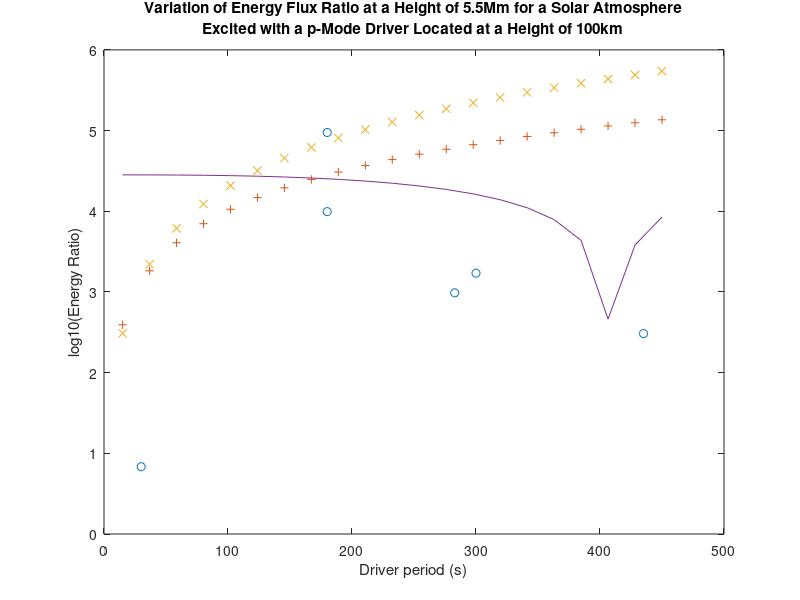

The MATLAB script that drew this image:
%Totall flux in corona, transition and chrmosphere


%first index is period column is mode
cefluxcoronaavg=zeros(6,4);
cefluxtranavg=zeros(6,4);
cefluxchromavg=zeros(6,4);

%20,42,90,117
cef0p5Mm=zeros(6,4);  %11
cef1Mm=zeros(6,4);  %20
cef2Mm=zeros(6,4);  %42
cef4Mm=zeros(6,4);  %90
cef5p5Mm=zeros(6,4); %117

%data for (1,1) (1,2) (1,3) (2,3) (2,2) (3,3)
cef0p5Mm180=zeros(6);  %11
cef1Mm180=zeros(6);  %20
cef2Mm180=zeros(6);  %42
cef4Mm180=zeros(6);  %90
cef5p5Mm180=zeros(6); %117

%data for (1,1) (1,2) (1,3) (2,3) (2,2) (3,3)
cef0p5Mm300=zeros(10);  %11
cef1Mm300=zeros(10);  %20
cef2Mm300=zeros(10);  %42
cef4Mm300=zeros(10);  %90
cef5p5Mm300=zeros(10); %117






%arrays storing flux values for (1,1) (2,2) (3,3) normal modes
% periods(471.4, 235.7, 157.1 )
%first index is period column is mode
cefluxcoronaavgnd=zeros(1,3);
cefluxtranavgnd=zeros(1,3);
cefluxchromavgnd=zeros(1,3);



periodvalues=zeros(6,4);
freqvalues=zeros(6,4);
mode=zeros(4);

mode=[0 1 2 3];

%period values for different modes
%periodvalues=zeros(5,4);
periodvalues(:,1)=[30;300; 180; 435.1;179.98;282.84];  %0,0 mode
periodvalues(:,2)=[30;300;180;307.1;127.27;200.0];    %0,1 mode
periodvalues(:,3)=[30;300;180;205.1;84.84;133.33];   %0,2 mode
periodvalues(:,4)=[30;300;180;153.8;63.63;100.0];   %0,3 mode



freqvalues=2*pi./periodvalues;
freqvalues=freqvalues.*1000;
f1=freqvalues(:,1);
f2=freqvalues(:,2);
f3=freqvalues(:,3);
f4=freqvalues(:,4);


ceflab=['(0,0)','(0,1)','(0,2)','(0,3)','(1,1)','(1,2)','(1,3)','(2,2)','(2,3)','(3,3)'];

cef0p5Mm300=[7.8627e+05;9.4665e+05;1.4013e+06;1.8439e+06;41.0837;2.7834e+05;2.0186e+05;3.0588e+05;1.6184e+05;1.1933e+05];
cef1Mm300=[2.05e5;9.4785e4;8.1059e4;  6.6236e4;   9.3142;   7.0552e+04;   5.4331e+04;   8.0308e+04;   3.7678e+04;   2.4296e+04];
cef2Mm300=[ 6.4033e3;832.4453;695.0993;  717.814;   0.0651;   443.8297;   455.0662;   633.2247;   278.7788;   146.0121];
cef4Mm300=[1.7107e3;3.928;7.7937;  0.6015;   4.0808e-05;   0.2284;   0.0444;   0.4541;   0.0402;  0.0086];
cef5p5Mm300=[879.9814;1.2362;5.8724;  0.392;  4.4162e-06;  0.0802;   0.0182;   0.5322;   0.0335;   0.0059];

cef0p5Mm180=[4.7752e+06;1.7588e+06;2.0219e+06;2.3510e+06;42.8108;3.1375e+05;2.3044e+05;2.3873e+05;1.8346e+05;1.4053e+05];
cef1Mm180=[3.4511e6;2.7138e5;1.3882e5;  8.2435e4;   17.4344;   1.0452e+05;   6.8235e+04;   7.2901e+04;   5.0125e+04;   3.0982e+04];
cef2Mm180=[2.2871e5;1.0268e3;718.7246;  327.9077;   0.0479;   379.9578;   248.6611;   253.8807;   155.2162;  85.3845];
cef4Mm180=[9.4697e4;57.5391;122.6795;  7.3686;   1.9398e-04;   0.9641;   0.1123;   3.7825;   0.3934;   0.0277];
cef5p5Mm180=[4.9497e4;19.9496;83.8924;  4.2801;   2.3758e-05;   0.4096;   0.0801;   4.2069;   0.3127;   0.0376];



%periodvalues(:,1)=[30;300; 180; 435.1;179.98;282.84];

%(0,0) mode
cefluxcoronaavg(:,1)=[542.5186; 1.4353e5; 7.832e6 ;2.6811e4 ; 7.8956e6; 7.9381e4];
cefluxtranavg(:,1)=[5.0191e4; 3.7837e7;1.6758e9  ;2.1546e7 ; 9.0611e7;  1.1122e7];
cefluxchromavg(:,1)=[2.9484e5; -1.0457e7;5.9853e7  ;-8.7572e6 ; 1.2814e7; -4.8432e6];

%20,42,90,117
cef0p5Mm(:,1)=[6.4581e+04 ;7.8627e+05 ;4.7752e+06  ;5.1295e+04 ; 3.8047e+06; 5.2858e+05 ];
cef1Mm(:,1)=[860.1025 ;2.05e5 ;3.4511e6  ;9.9591e4 ; 6.2586e6; 1.0498e5 ];
cef2Mm(:,1)=[11.1565 ; 6.4033e3; 2.2871e5  ;2.2365e3 ; 1.7128e4; 2.118e3 ];
cef4Mm(:,1)=[6.8201 ; 1.7107e3; 9.4697e4  ;304.8928 ; 9.8941e3; 975.1936 ];
cef5p5Mm(:,1)=[3.5777; 879.9814;4.9497e4  ; 161.4294; 5.1971e3; 517.0635 ];







%(0,1) mode
cefluxcoronaavg(:,2)=[14.5618 ;1.5449e3 ;8.4186e3 ;1.5714e3 ;1.2199e4 ;6.0716e3 ];
cefluxtranavg(:,2)=[ 3.7958e3 ;6.1873e6 ;5.3804e6 ;9.2829e6 ; 4.3103e6; 4.1602e6];
cefluxchromavg(:,2)=[ 1.2457e5  ;1.1965e5 ;5.7499e6 ;-1.839e5 ;5.5082e6 ;4.0662e6 ];

%30;300;180;307.1;127.27;200.0
%300;180;425.9;307.1;127.27;200.0
%20,42,90,117
cef0p5Mm(:,2)=[7.8386e+04 ;9.4665e+05 ;1.7588e+06  ;9.0487e+05 ; 1.8407e+06; 1.7679e+06 ];
cef1Mm(:,2)=[ 512.2253 ;9.4785e4 ;2.7138e5 ;8.8814e4 ; 1.5255e5; 1.9914e5 ];
cef2Mm(:,2)=[1.3725  ;832.4453 ;1.0268e3 ;920.2316 ;794.994 ; 781.058];
cef4Mm(:,2)=[ 0.0986 ;3.928 ;57.5391 ;3.7417 ; 94.5877;35.6865 ];
cef5p5Mm(:,2)=[ 0.0367 ;1.2362 ;19.9496 ;1.2107 ;37.5449 ; 11.1488];






%(0,2) mode
cefluxcoronaavg(:,3)=[ 6.215 ;1.3243e3 ;9.9477e3 ;4.9909e3 ;1.2757e3 ;1.1309e4 ];
cefluxtranavg(:,3)=[ 2.8547e3 ;7.0522e6 ;3.774e6 ;2.4807e6 ;3.0096e5 ;2.0328e6 ];
cefluxchromavg(:,3)=[ 5.8686e4 ;1.6222e6;3.302e6 ;2.5583e6  ;1.2301e6 ;2.7962e6 ];

% 30;300;180;205.1;84.84;133.33
%300;180;301.25;205.1;84.84;133.33
%20,42,90,117
cef0p5Mm(:,3)=[6.8350e+04;1.4013e+06;2.0219e+06;3.5328e+05;9.5509e+05;1.7948e+06 ];
cef1Mm(:,3)=[166.2611  ;8.1059e4 ;1.3882e5 ;1.1077e5 ;1.9653e4 ; 8.9183e4 ];
cef2Mm(:,3)=[0.4932  ;695.0993 ;718.7246 ;532.5383 ; 56.2573; 354.1246 ];
cef4Mm(:,3)=[0.0728  ;7.7937 ;122.6795 ;58.3634 ; 15.7784; 143.2859 ];
cef5p5Mm(:,3)=[ 0.052 ;5.8724 ;83.8924 ;39.8216 ; 11.3557; 100.9888 ];





%(0,3) mode
cefluxcoronaavg(:,4)=[ 520.6026;590.5835  ;839.2984 ;867.6703 ;37.4092 ;370.3021 ];
cefluxtranavg(:,4)=[2.12e3;3.8737e6   ;1.7327e6 ;9.03e5 ;2.7312e4 ; 1.9133e5];
cefluxchromavg(:,4)=[ 1.327e7;1.7685e6  ;2.2274e6 ;1.9359e6 ;3.4941e5 ; 1.0820e6];

%30;300;180;153.8;63.63;100.0
%300;180;231.0;153.8;63.63;100.0
%20,42,90,117
cef0p5Mm(:,4)=[1.0586e+04;1.8439e+06  ;2.3510e+06 ;2.0490e+06 ;5.1747e+05 ; 1.3086e+06 ];
cef1Mm(:,4)=[ 106.6359;6.6236e4  ;8.2435e4 ;6.4222e4 ;2.6508e3 ; 1.9760e4 ];
cef2Mm(:,4)=[ 0.4524;717.814  ;327.9077 ;226.2774 ;5.1224 ;  40.1447];
cef4Mm(:,4)=[ 0.0067;0.6015  ;7.3686 ;7.8008 ; 0.3633; 3.7331];
cef5p5Mm(:,4)=[ 0.004;0.392  ;4.2801 ;4.3098 ; 0.2102;  2.1863];











f1=freqvalues(:,1);
f2=freqvalues(:,2);
f3=freqvalues(:,3);
f4=freqvalues(:,4);

cefc1=cef5p5Mm(:,1);
cefc2=cef5p5Mm(:,2);
cefc3=cef5p5Mm(:,3);
cefc4=cef5p5Mm(:,4);

a(1)=10.^(0.57);
b(1)=1.72;
c(1)=1.0e-3;
d(1)=-1.936;
e(1)=7513;
f(1)=3.842e5;

delta=(450-15)/20;
f1fit1=15:delta:450;
%fitval1=a(1).*exp(-b(1).*(f1fit1.^2))+c(1).*(f1fit1.^(-0.1))+d(1).*f1fit1.^2+f(1);
fitval1=a(1).*f1fit1.^b(1)+c(1);
% 

a(2)=10^(-0.1);
b(2)=2.2;
c(2)=10^(-3.52);
d(2)=-6.894e-5;
e(2)=7513;
f(2)=3.621;
% 
 f1fit2=15:delta:450;
%  fitval4=a(4).*exp(-b(4).*(f1fit4.^2))+c(4).*(f1fit4.^(-0.1))+d(4).*f1fit4.^2+f(4);
% fitval4=a(4).*exp(-b(4).*(f1fit4.^2))+c(4);
fitval2=a(2).*f1fit2.^b(2)+c(2);






a(4)=-0.001915;
b(4)=2.745;
c(4)=2.826e+04;
d(4)=-6.894e-5;
e(4)=7513;
f(4)=3.621;
% 
 f1fit4=15:delta:450;
%  fitval4=a(4).*exp(-b(4).*(f1fit4.^2))+c(4).*(f1fit4.^(-0.1))+d(4).*f1fit4.^2+f(4);
% fitval4=a(4).*exp(-b(4).*(f1fit4.^2))+c(4);
fitval4=a(4).*f1fit4.^b(4)+c(4);







erat00_1Mm=cef1Mm(:,1)./cef0p5Mm(:,1);
erat01_1Mm=cef1Mm(:,2)./cef0p5Mm(:,2);
erat02_1Mm=cef1Mm(:,3)./cef0p5Mm(:,3);
erat03_1Mm=cef1Mm(:,4)./cef0p5Mm(:,4);


erat00_2Mm=cef2Mm(:,1)./cef0p5Mm(:,1);
erat01_2Mm=cef2Mm(:,2)./cef0p5Mm(:,2);
erat02_2Mm=cef2Mm(:,3)./cef0p5Mm(:,3);
erat03_2Mm=cef2Mm(:,4)./cef0p5Mm(:,4);


erat00_4Mm=cef4Mm(:,1);
% erat00_4Mm=cef4Mm(:,1)./cef0p5Mm(:,1);
erat01_4Mm=cef4Mm(:,2)./cef0p5Mm(:,2);
erat02_4Mm=cef4Mm(:,3)./cef0p5Mm(:,3);
erat03_4Mm=cef4Mm(:,4)./cef0p5Mm(:,4);

erat00_5p5Mm=cef5p5Mm(:,1)./cef0p5Mm(:,1);
erat01_5p5Mm=cef5p5Mm(:,2)./cef0p5Mm(:,2);
erat02_5p5Mm=cef5p5Mm(:,3)./cef0p5Mm(:,3);
erat03_5p5Mm=cef5p5Mm(:,4)./cef0p5Mm(:,4);


erat180_1Mm=cef1Mm180./cef0p5Mm180;
erat300_1Mm=cef1Mm300./cef0p5Mm300;


erat180_2Mm=cef2Mm180./cef0p5Mm180;
erat300_2Mm=cef2Mm300./cef0p5Mm300;


erat180_4Mm=cef4Mm180./cef0p5Mm180;
erat300_4Mm=cef4Mm300./cef0p5Mm300;


erat180_5p5Mm=cef5p5Mm180./cef0p5Mm180;
erat300_5p5Mm=cef5p5Mm300./cef0p5Mm300;

%plot(periodvalues(1:7,1),ef5p5Mm(1:7,1),'o',periodvalues(1:7,2),ef5p5Mm(1:7,2),'+',periodvalues(1:7,3),ef5p5Mm(1:7,3),'x',periodvalues(1:7,4),ef5p5Mm(1:7,4),'s');
%semilogy(periodvalues(1:6,1),ef5p5Mm(1:6,1),'o',periodvalues(1:6,2),ef5p5Mm(1:6,2),'+',periodvalues(1:6,3),ef5p5Mm(1:6,3),'x',periodvalues(1:6,4),ef5p5Mm(1:6,4),'s');
%semilogy(periodvalues(1:6,1),(efluxcoronaavg(1:6,1)+0.01),'o',periodvalues(1:6,2),(efluxcoronaavg(1:6,2)+0.01),'+',periodvalues(1:6,3),(efluxcoronaavg(1:6,3)+0.01),'x',periodvalues(1:6,4),(efluxcoronaavg(1:6,4)+0.01),'s');

%semilogy(freqvalues(1:6,1),ef5p5Mm(1:6,1),'o',freqvalues(1:6,2),ef5p5Mm(1:6,2),'+',freqvalues(1:6,3),ef5p5Mm(1:6,3),'x',freqvalues(1:6,4),ef5p5Mm(1:6,4),'s');
%loglog(freqvalues(1:6,1),ef5p5Mm(1:6,1),'o',freqvalues(1:6,2),ef5p5Mm(1:6,2),'+',freqvalues(1:6,3),ef5p5Mm(1:6,3),'x',freqvalues(1:6,4),ef5p5Mm(1:6,4),'s');
%plot(log10(freqvalues(1:6,1)),log10(cef5p5Mm(1:6,1)),'o',log10(freqvalues(1:6,2)),log10(cef5p5Mm(1:6,2)),'+',log10(freqvalues(1:6,3)),log10(cef5p5Mm(1:6,3)),'x',log10(freqvalues(1:6,4)),log10(cef5p5Mm(1:6,4)),'s');
% plot((freqvalues(1:6,1)),log10(cef5p5Mm(1:6,1)),'o',(freqvalues(1:6,2)),log10(cef5p5Mm(1:6,2)),'+',(freqvalues(1:6,3)),log10(cef5p5Mm(1:6,3)),'x',(freqvalues(1:6,4)),log10(cef5p5Mm(1:6,4)),'s');
%plot((periodvalues(1:6,1)),log10(cef5p5Mm(1:6,1)),'o',(periodvalues(1:6,2)),log10(cef5p5Mm(1:6,2)),'+',(periodvalues(1:6,3)),log10(cef5p5Mm(1:6,3)),'x',(periodvalues(1:6,4)),log10(cef5p5Mm(1:6,4)),'s');
%plot((periodvalues(1:6,1)),log10(cef4Mm(1:6,1)),'o',(periodvalues(1:6,2)),log10(cef4Mm(1:6,2)),'+',(periodvalues(1:6,3)),log10(cef4Mm(1:6,3)),'x',(periodvalues(1:6,4)),log10(cef4Mm(1:6,4)),'s');
%   plot((periodvalues(1:6,1)),log10(erat00_2Mm(1:6)),'o',(periodvalues(1:6,2)),log10(erat01_2Mm(1:6)),'+',(periodvalues(1:6,3)),log10(erat02_2Mm(1:6)),'x',(periodvalues(1:6,4)),log10(erat03_2Mm(1:6)),'s');
% 
% %plot((periodvalues(1:6,1)),(cef5p5Mm(1:6,1)./ef5p5Mm(1:6,1)),'o',(periodvalues(1:6,2)),(cef5p5Mm(1:6,2)./ef5p5Mm(1:6,2)),'+',(periodvalues(1:6,3)),(cef5p5Mm(1:6,3)./ef5p5Mm(1:6,3)),'x',(periodvalues(1:6,4)),(cef5p5Mm(1:6,4)./ef5p5Mm(1:6,4)),'s');
% %plot((periodvalues(1:6,1)),(cef4Mm(1:6,1)./ef4Mm(1:6,1)),'o',(periodvalues(1:6,2)),(cef4Mm(1:6,2)./ef4Mm(1:6,2)),'+',(periodvalues(1:6,3)),(cef4Mm(1:6,3)./ef4Mm(1:6,3)),'x',(periodvalues(1:6,4)),(cef4Mm(1:6,4)./ef4Mm(1:6,4)),'s');
% %plot((periodvalues(1:6,1)),(cef2Mm(1:6,1)./ef2Mm(1:6,1)),'o',(periodvalues(1:6,2)),(cef2Mm(1:6,2)./ef2Mm(1:6,2)),'+',(periodvalues(1:6,3)),(cef2Mm(1:6,3)./ef2Mm(1:6,3)),'x',(periodvalues(1:6,4)),(cef2Mm(1:6,4)./ef2Mm(1:6,4)),'s');
% 
% 
%  plot((periodvalues(1:6,1)),log10(erat00_2Mm(1:6)),'o',(periodvalues(1:6,2)),log10(erat01_2Mm(1:6)),'+',(periodvalues(1:6,3)),log10(erat02_2Mm(1:6)),'x',(periodvalues(1:6,4)),log10(erat03_2Mm(1:6)),'s');
 plot((periodvalues(1:6,1)),log10(erat00_4Mm(1:6)),'o');
pervals=periodvalues(1:6,1);
powvals=erat00_2Mm(1:6);
% 
% %bar(log10(1000000*cef4Mm300))
% %set(gca,'XTickLabel',{'(0,0)','(0,1)','(0,2)','(0,3)','(1,1)','(1,2)','(1,3)','(2,2)','(2,3)','(3,3)'})
%   %title('Vertical Velocity for Solar Atmosphere at 2.3Mm with a Sinusoidal (2,3) Mode Driver of Period 180.0s, Applied at a Height of 100km');
%   %title({'Variation of Energy Flux at a Height of 4Mm for a Solar Atmosphere';'Excited with a 300s p-Mode Driver Located at a Height of 100km'});
   title({'Variation of Energy Flux Ratio at a Height of 5.5Mm for a Solar Atmosphere';'Excited with a p-Mode Driver Located at a Height of 100km'});
%   %xlabel('log10(1000000xEnergy Flux)');
   xlabel('Driver period (s)');
   ylabel('log10(Energy Ratio)');
 hold on;
%  plot(log10(f1fit1),log10(fitval1),'+');
% % 
%  plot(log10(f1fit4),log10(fitval4),'x');

 plot((f1fit1),log10(fitval1),'+');
% 
 plot((f1fit2),log10(fitval2),'x');

plot((f1fit4),log10(fitval4),'-');
%bar chart energy ratios
% bar(log10(1e8*erat300_5p5Mm))
% set(gca,'XTickLabel',{'(0,0)','(0,1)','(0,2)','(0,3)','(1,1)','(1,2)','(1,3)','(2,2)','(2,3)','(3,3)'})
%   %title('Vertical Velocity for Solar Atmosphere at 2.3Mm with a Sinusoidal (2,3) Mode Driver of Period 180.0s, Applied at a Height of 100km');
%   title({'Variation of Energy Flux Ratio at a Height of 5.5Mm for a Solar Atmosphere';'Excited with a 180s p-Mode Driver Located at a Height of 100km'});
%   %title({'Variation of Energy Flux Ratio at a Height of 5.5Mm for a Solar Atmosphere';'Excited with a p-Mode Driver Located at a Height of 100km'});
%   %xlabel('log10(1000000xEnergy Flux)');
%   %xlabel('Driver period (s)');
%   xlabel('Driver Mode');
%   ylabel('log10(Energy Ratio(x1e8)');




